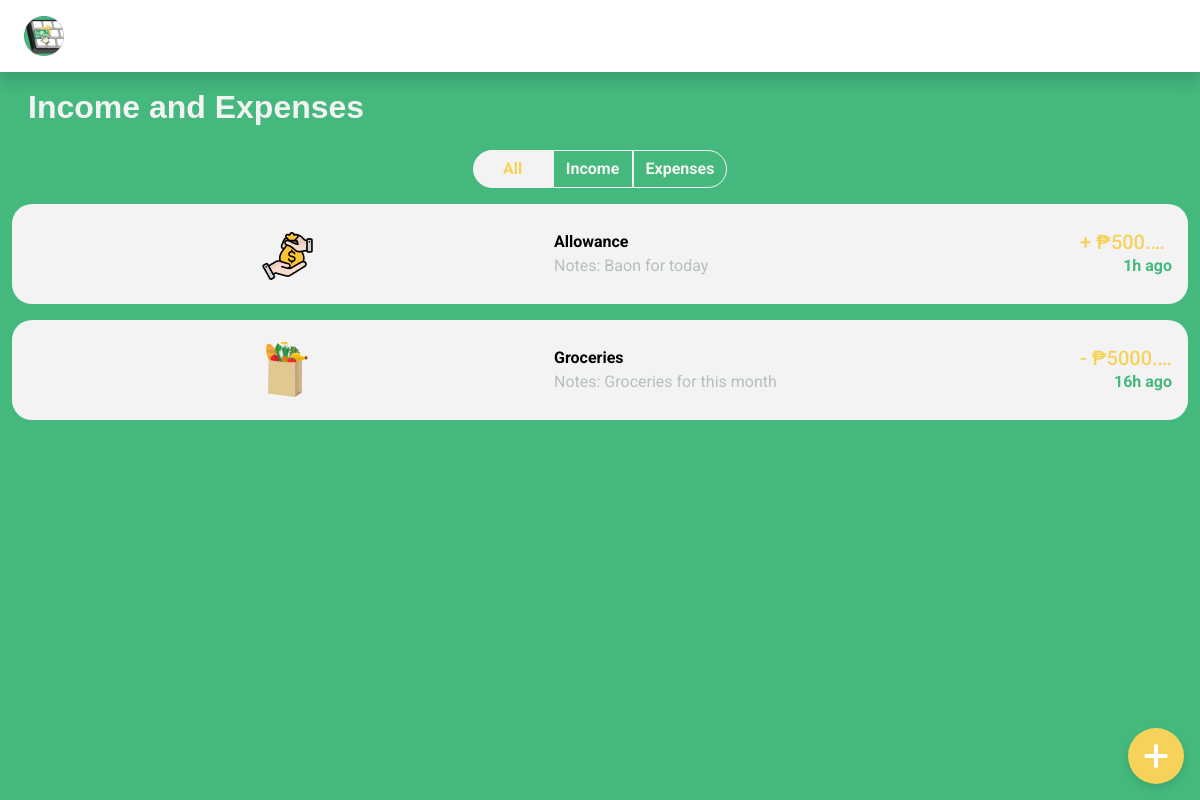
/pages/income&expenses/income&expenses.php (signed in), run on the app's committed database.
### tables this page shows
CREATE TABLE `tbl_income` (
  `incomeID` int(11) NOT NULL,
  `userID` int(11) NOT NULL,
  `amount` decimal(15,2) NOT NULL,
  `dateReceived` timestamp NOT NULL DEFAULT current_timestamp(),
  `note` varchar(200) DEFAULT NULL,
  `userCategoryID` int(11) NOT NULL,
  `userBudgetversionID` int(11) NOT NULL
);

CREATE TABLE `tbl_usercategories` (
  `userCategoryID` int(11) NOT NULL,
  `categoryName` varchar(100) NOT NULL,
  `type` varchar(10) NOT NULL,
  `icon` varchar(50) NOT NULL,
  `userNecessityType` varchar(20) NOT NULL,
  `userisFlexible` tinyint(1) NOT NULL,
  `defaultCategoryID` int(11) NOT NULL,
  `userID` int(11) NOT NULL,
  `isSelected` tinyint(1) NOT NULL DEFAULT 0
);

CREATE TABLE `tbl_expense` (
  `expenseID` int(11) NOT NULL,
  `userID` int(11) NOT NULL,
  `amount` decimal(15,2) NOT NULL,
  `userCategoryID` int(11) NOT NULL,
  `dateSpent` timestamp NOT NULL DEFAULT current_timestamp() ON UPDATE current_timestamp(),
  `dueDate` date DEFAULT NULL,
  `isRecurring` tinyint(1) NOT NULL DEFAULT 0,
  `note` varchar(200) DEFAULT NULL,
  `recurringID` int(11) DEFAULT NULL,
  `userBudgetversionID` int(11) NOT NULL
);

### assets/shared/connect.php (called while the page is built, shortened)
<?php
  function executeQuery($query){
    $conn = $GLOBALS['conn'];
    return mysqli_query($conn, $query);
  }
?>

### pages/income&expenses/process/incomeandexpenseprocess.php (called while the page is built)
<?php
$getIncomeQuery = "SELECT tbl_income.incomeID, tbl_income.amount, tbl_income.dateReceived, tbl_income.note, tbl_usercategories.categoryName, tbl_usercategories.icon, tbl_usercategories.type
FROM tbl_income
LEFT JOIN tbl_userCategories
ON tbl_income.userCategoryID = tbl_usercategories.userCategoryID
WHERE tbl_income.userID = 1";
$incomeResult = executeQuery($getIncomeQuery);
$getExpenseQuery = "SELECT tbl_expense.expenseID, tbl_expense.amount, tbl_expense.dateSpent, tbl_expense.dueDate, tbl_expense.isRecurring, tbl_usercategories.userCategoryID ,tbl_expense.note, tbl_expense.recurringID, tbl_usercategories.categoryName, tbl_usercategories.icon, tbl_usercategories.type
FROM tbl_expense LEFT JOIN tbl_usercategories
ON tbl_expense.userCategoryID = tbl_usercategories.userCategoryID
WHERE tbl_expense.userID = 1";
$expenseResult = executeQuery($getExpenseQuery);
?>

### pages/income&expenses/income&expenses.php (the view, shortened to what this page needs)
<?php include("../../assets/shared/connect.php"); ?>
<?php include("process/incomeandexpenseprocess.php"); ?>
<?php
$type = '';
if (isset($_GET['type'])) {
    $type = $_GET['type'];
} else {
    $type = 'all';
}
?>
<!DOCTYPE html>
<html lang="en">
<head>
    <link href="https://cdn.jsdelivr.net/npm/bootstrap@5.3.3/dist/css/bootstrap.min.css" rel="stylesheet">
    <link rel="stylesheet" href="../../assets/css/sideBar.css">
    <link rel="stylesheet" href="../../assets/css/income&expenses.css">
</head>
<body>
    <?php include("../../assets/shared/navigationBar.php") ?>
    <?php include("../../assets/shared/plusButton.php") ?>
    <div class="container-fluid mainContainer">
        <div class="container-fluid p-3">
            <h2 class="title m-0">Income and Expenses</h2>
        </div>
        <div class="container-fluid d-flex align-items-center justify-content-center p-2">
            <button type="button"
                class="btn custom-btn sortButton allButton <?php echo ($type == 'all') ? 'selected' : '' ?>"
                onclick="window.location.href='income&expenses.php?type=all';"><b>All</b></button>
            <button type="button"
                class="btn custom-btn sortButton incomeButton <?php echo ($type == 'income') ? 'selected' : '' ?>"
                onclick="window.location.href='income&expenses.php?type=income';"><b>Income</b></button>
            <button type="button"
                class="btn custom-btn sortButton expenseButton <?php echo ($type == 'expense') ? 'selected' : '' ?>"
                onclick="window.location.href='income&expenses.php?type=expense';"><b>Expenses</b></button>
        </div>
        <div class="scrollable-container">
            <div class="row">
                <?php
                $mergedResults = [];
                if (mysqli_num_rows($incomeResult) > 0) {
                    while ($income = mysqli_fetch_assoc($incomeResult)) {
                        $mergedResults[] = $income;
                    }
                } else{
                    $hasIncome = false;
                }
                if (mysqli_num_rows($expenseResult) > 0) {
                    while ($expense = mysqli_fetch_assoc($expenseResult)) {
                        $mergedResults[] = $expense;
                    }
                }else{
                    $hasExpense = false;
                }
                usort($mergedResults, function ($a, $b) {
                    $hasDueDateA = isset($a['dueDate']);
                    $hasDueDateB = isset($b['dueDate']);
                    if ($hasDueDateA && $hasDueDateB) {
                        return strtotime($a['dueDate']) <=> strtotime($b['dueDate']);
                    }
                    if ($hasDueDateA && !$hasDueDateB) {
                        return -1;
                    }
                    if (!$hasDueDateA && $hasDueDateB) {
                        return 1;
                    }
                    $dateA = $a['dateReceived'] ?? $a['dateSpent'] ?? null;
                    $dateB = $b['dateReceived'] ?? $b['dateSpent'] ?? null;
                    $timeA = $dateA ? strtotime($dateA) : 0;
                    $timeB = $dateB ? strtotime($dateB) : 0;
                    return $timeB <=> $timeA;
                });
                ?>
            <?php
            if (!empty($mergedResults)){
                foreach ($mergedResults as $entry) {
                    if ($type == 'all' || $entry['type'] == $type) {
                        ?>
                        <div class="col-12">
                            <a style="text-decoration: none; color: black;"
                                href="viewIncomeExpense.php?type=<?php echo $entry['type'] ?>&id=<?php echo $entry[$entry['type'] . '' . 'ID'] ?>">
                                <div class="container-fluid ieContainer <?php echo ($entry['type'] == 'expense' && $entry['dueDate'] == '') ? 'opacity' : '' ?> d-flex justify-content-center align-items-center my-2">
                                    <div class="container categoryImgContainer p-1">
                                        <img class="img-fluid"
                                            src="../../assets/img/shared/categories/<?php echo $entry['type']; ?>/<?php echo $entry['icon'] ?>">
                                    </div>
                                    <div class="container categoryTextContainer p-1">
                                        <p class="category m-0"><b><?php echo $entry['categoryName'] ?></b></p>
                                        <p class="notes m-0">Notes: <?php echo $entry['note'] ?></p>
                                    </div>
                                    <div class="container iePriceContainer p-1">
                                        <h5 class="price m-0">
                                            <?php
                                            echo ($entry['type'] == 'income' ? '+' : '-') . ' ₱' . $entry['amount'];
                                            ?>
                                        </h5>
                                        <p class="time m-0 p-0" id='time'
                                       <?php echo ($entry['type'] == 'income')? 'data-datetime="' . $entry['dateReceived'] .'"' : (empty($entry['dueDate']) ? 'data-datetime="' . $entry['dateSpent'] .'"' : 'data-duedate="' . $entry['dueDate'] . '"'  ) ?>>
                                        </p>
                                    </div>
                                </div>
                            </a>
                        </div>
                        <?php
                    }
                }
            }
            ?>
             </div>
         </div>
    </div>
</body>
</html>

### assets/css/sideBar.css (style rules this page uses)
html, body { height: 100%; margin: 0; padding: 0; overflow-x: hidden; }
* { box-sizing: border-box; }

### assets/css/income&expenses.css (style rules this page uses)
body { font-family: "Roboto", sans-serif; background-color: #44B87D !important; }
.title { font-family: "Poppins", sans-serif; font-weight: 700; color: #F3F3F3; }
.allButton { border-radius: 20px 0px 0px 20px; }
.incomeButton { border-radius: 0px; }
.expenseButton { border-radius: 0px 20px 20px 0px; }
.sortButton { border-color: #F3F3F3 !important; border-style: solid; color: #F3F3F3 !important; min-width: 80px; }
.selected { background-color: #F3F3F3 !important; color: #F6D25B !important; }
.ieContainer { border-radius: 20px; background-color: #F3F3F3; height: 100px; }
.categoryImgContainer { text-align: center; }
.notes { color: #B5C0BB; display: -webkit-box; -webkit-line-clamp: 2; -webkit-box-orient: vertical; overflow: hidden; text-overflow: ellipsis; }
.scrollable-container { height: 65dvh; overflow-y: auto; overflow-x: hidden; }
.iePriceContainer { text-align: end; max-width: 100px; }
.price { color: #F6D25B; white-space: nowrap; overflow: hidden; text-overflow: ellipsis; }
.time, .dueDate { color: #44B87D; }
.time { font-weight: 700; }

### data on the page
tbl_income: userCategoryID.icon (picture), userCategoryID.categoryName "Allowance", note "Baon for today", amount "500.00"
tbl_expense: userCategoryID.icon (picture), userCategoryID.categoryName "Groceries", note "Groceries for this month", amount "5000.…"
